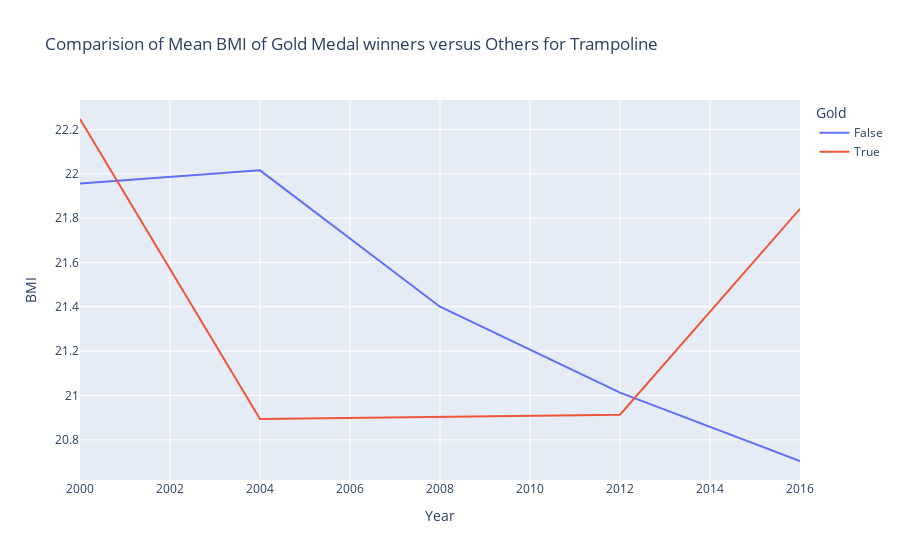

Source (notebook cell):
### Markdown cell above
### Trampoline

### Code cell
fig=px.line(mean_segregation[mean_segregation["Type of Gymnastics"]=="Trampoline"],x="Year",y="BMI",color= "Gold",title="Comparision of Mean BMI of Gold Medal winners versus Others for Trampoline")
fig.show()

### Figure 1 — Plotly figure (JSON) as saved in the notebook; plotly's stock layout.template omitted (floating-point values rounded to 4 significant figures)
{"data": [{"hovertemplate": "Gold=False<br>Year=%{x}<br>BMI=%{y}<extra></extra>", "legendgroup": "False", "line": {"color": "#636efa", "dash": "solid"}, "mode": "lines", "name": "False", "orientation": "v", "showlegend": true, "type": "scatter", "x": [2000, 2004, 2008, 2012, 2016], "xaxis": "x", "y": [21.96, 22.02, 21.4, 21.01, 20.7], "yaxis": "y"}, {"hovertemplate": "Gold=True<br>Year=%{x}<br>BMI=%{y}<extra></extra>", "legendgroup": "True", "line": {"color": "#EF553B", "dash": "solid"}, "mode": "lines", "name": "True", "orientation": "v", "showlegend": true, "type": "scatter", "x": [2000, 2004, 2012, 2016], "xaxis": "x", "y": [22.25, 20.89, 20.91, 21.84], "yaxis": "y"}], "layout": {"autosize": true, "legend": {"title": {"text": "Gold"}, "tracegroupgap": 0}, "title": {"text": "Comparision of Mean BMI of Gold Medal winners versus Others for Trampoline"}, "xaxis": {"anchor": "y", "autorange": true, "domain": [0, 1], "range": [2000, 2016], "title": {"text": "Year"}, "type": "linear"}, "yaxis": {"anchor": "x", "autorange": true, "domain": [0, 1], "range": [20.62, 22.33], "title": {"text": "BMI"}, "type": "linear"}}}
